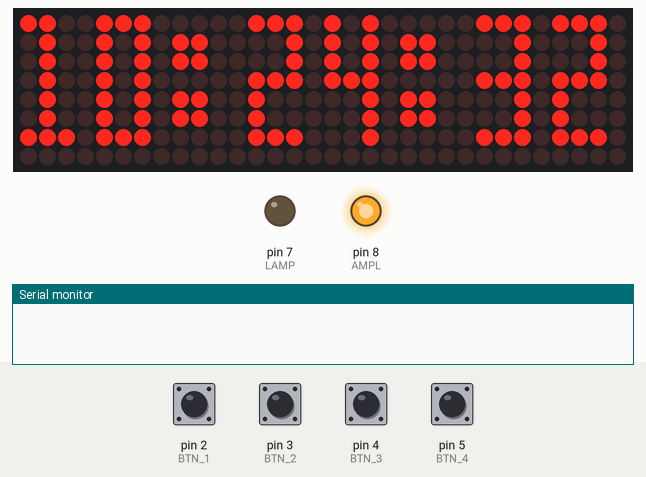
Bench run of a sketch on a simulated Arduino Uno, built with avr-gcc and run on an emulated ATmega328P. On the bench: 32×8 LED matrix, output pins drawn as LEDs (lit = HIGH), the last lines printed to the serial monitor. The inputs (shaded band) are chosen by the test bench; at power-on: pin 2 (BTN_1), pin 3 (BTN_2), pin 4 (BTN_3), pin 5 (BTN_4) HIGH. The local clock reads 2024-03-15 10:24:30 at power-on unless the sketch sets it; EEPROM starts erased.

Above: at 2.2 s.
2.3 s: pin 2 (BTN_1) pulled LOW for 0.15 s
At 3.8 s:
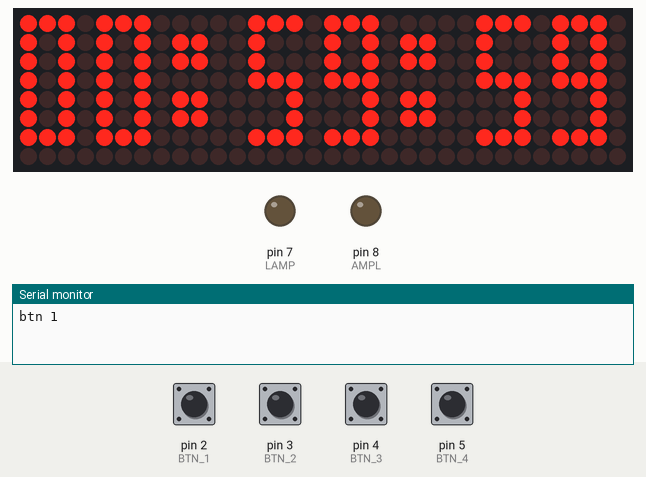
5.4 s: pin 3 (BTN_2) pulled LOW for 0.15 s
At 6.8 s:
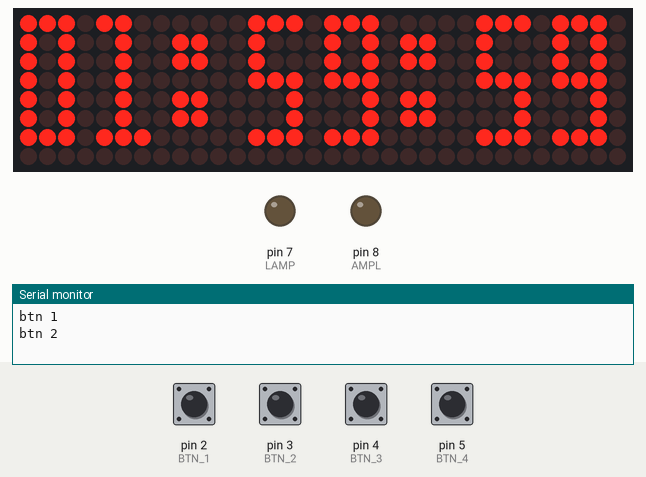
7.5 s: pin 4 (BTN_3) pulled LOW for 0.15 s
At 8.8 s:
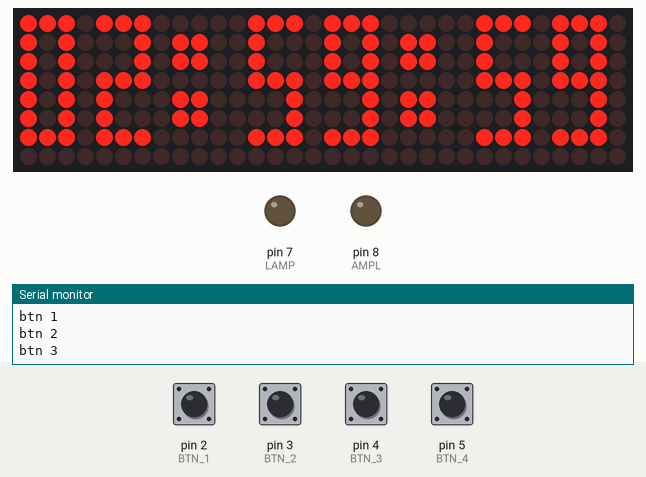
9.6 s: pin 5 (BTN_4) pulled LOW for 0.15 s
At 10.5 s:
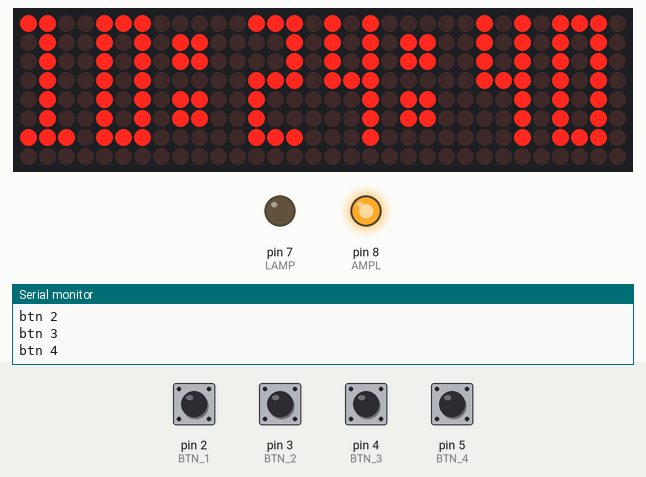
11.6 s: pin 2 (BTN_1) pulled LOW for 1 s
At 12.4 s:
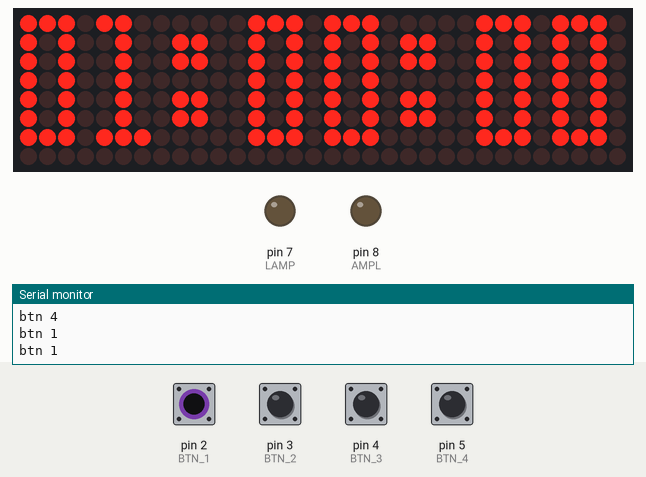
15.6 s: pin 5 (BTN_4) pulled LOW for 1 s
At 16.69 s:
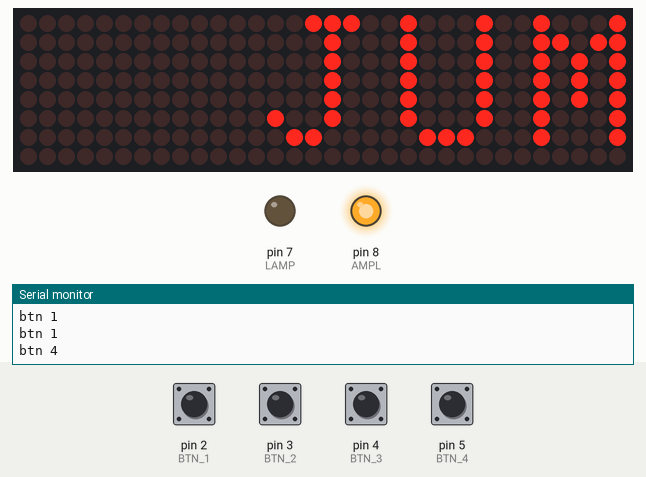
Timing chart, 0 to 18.2 s (numbered marks = the images above; inputs shaded):
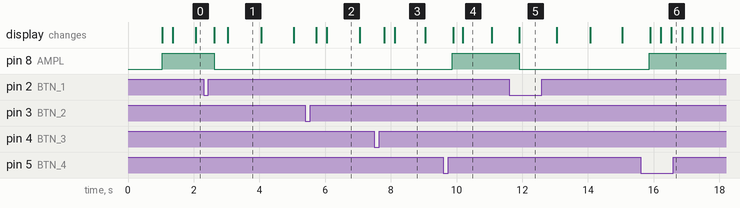

The sketch:

All_Program.ino
```cpp
/*-------------------------
Pengkabelan:

Arduino             Matrix
---------------------------
D11                 DIN
D10                 CLK
D9                  CS(LOAD)

Arduino             Button
D2                  BTN 1
D3                  BTN 2
D4                  BTN 3
D5                  BTN 4

Arduino             Relay
D7                  CH 1
D8                  CH 2

---------------------------*/

#include <Adafruit_GFX.h>
#include <Max72xxPanel.h>
#include "Fonts/Font3x78pt7b.h"

#include <EEPROM.h>

#include <Wire.h>
#include "RTClib.h"

#define BTN_1 2
#define BTN_2 3
#define BTN_3 4
#define BTN_4 5

#define LAMP 7
#define AMPL 8

#define ON 0
#define OFF 1

// RTC
RTC_DS1307 rtc;
DateTime dt;

char bufferText[100];
long clkTime = 0;
boolean stateLoop=0;
char hari[][8] = {"AHAD","SENIN","SELASA","RABU","KAMIS","JUM'AT","SABTU","AHAD"};

// Matrix Display
long period;
int offset=1,refresh=0;
int pinCS = 10; // Connecting the CS pin
int numberOfHorizontalDisplays = 4; // Number of LED matrices by Horizontal
int numberOfVerticalDisplays = 1; // Number of LED matrices per Vertical
Max72xxPanel matrix = Max72xxPanel(pinCS, numberOfHorizontalDisplays, numberOfVerticalDisplays);
int wait = 30; // Running speed
int spacer = 2;
int width = 5 + spacer; // Adjust the distance between the characters

int years   = EEPROM.read(0);
int months  = EEPROM.read(1);
int days    = EEPROM.read(2);
int hours   = EEPROM.read(3);
int minutes = EEPROM.read(4);
int seconds = EEPROM.read(5);

DateTime dt_stop(2000+years, months, days, hours, minutes, seconds);

void setup() {
  delay(1000);
  Serial.begin(115200);

  // setup RtC
  #ifdef AVR
    Wire.begin();
  #else
    Wire1.begin(); // Shield I2C pins connect to alt I2C bus on Arduino Due
  #endif
    rtc.begin();

  //rtc.adjust(DateTime(2022, 6, 5, 21, 38, 0));

  if (! rtc.isrunning()) {
    Serial.println("RTC is NOT running!");
  }

  // button
  pinMode(BTN_1, INPUT_PULLUP);
  pinMode(BTN_2, INPUT_PULLUP);
  pinMode(BTN_3, INPUT_PULLUP);
  pinMode(BTN_4, INPUT_PULLUP);

  // Relay
  pinMode(LAMP, OUTPUT);
  pinMode(AMPL, OUTPUT);

  //Matrix Display
  matrix.setIntensity(1); // Matrix brightness from 0 to 15

  // The initial coordinates of the matrices 8 * 8
  matrix.setRotation(0, 1);        // 1 matrix
  matrix.setRotation(1, 1);        // 2 matrix
  matrix.setRotation(2, 1);        // 3 matrix
  matrix.setRotation(3, 1);        // 4 matrix

  stateLoop = EEPROM.read(6);
}


void loop() {

  if(stateLoop == 0){
    digitalWrite(AMPL, OFF);
    digitalWrite(LAMP, ON);

    DateTime now = rtc.now();
    sprintf(bufferText,"%02d:%02d:%02d",now.hour(),now.minute(),now.second());
    TeksStatis(bufferText);

    if(millis()-clkTime > 15000) {  //Every 15 seconds, tampilkan tanggal
      sprintf(bufferText,"%s %02d-%02d-%02d",hari[now.dayOfWeek()],now.day(),now.month(),now.year());
      TeksBerjalan (bufferText);
      clkTime = millis();
    }
  }else if(stateLoop == 1){
    Booking();
  }
  Opsi();
}

int tombol(){
  int button_1 = digitalRead(BTN_1);
  int button_2 = digitalRead(BTN_2);
  int button_3 = digitalRead(BTN_3);
  int button_4 = digitalRead(BTN_4);

  if(button_1 == 0){
    delay(250);
    Serial.println("btn 1");
    return 1;
  }
  else if(button_2 == 0){
    delay(250);
    Serial.println("btn 2");
    return 2;
  }
  else if(button_3 == 0){
    delay(250);
    Serial.println("btn 3");
    return 3;
  }
  else if(button_4 == 0){
    delay(250);
    Serial.println("btn 4");
    return 4;
  }
  else {
    return 0;
  }
}

void simpan(){
  EEPROM.write(0, dt_stop.year()-2000); //addres year
  EEPROM.write(1, dt_stop.month());     //addres month
  EEPROM.write(2, dt_stop.day());       //addres day
  EEPROM.write(3, dt_stop.hour());      //addres hour
  EEPROM.write(4, dt_stop.minute());    //addres minute
  EEPROM.write(5, dt_stop.second());    //addres second
  EEPROM.write(6, 1);                   //stateLoop
}

void Opsi(){
  int opsi = tombol();
  if(opsi == 1){
    // pesan 2 jam
    stateLoop = 1;
    DateTime now = rtc.now();
    dt_stop = now + TimeSpan(0, 1, 0, 0);
    simpan();
  }else if(opsi == 2){
    // pesan 2 jam
    stateLoop = 1;
    DateTime now = rtc.now();
    dt_stop = now + TimeSpan(0, 2, 0, 0);
    simpan();
  }else if(opsi == 3){
    // pesan 2 jam
    stateLoop = 1;
    DateTime now = rtc.now();
    dt_stop = now + TimeSpan(0, 3, 0, 0);
    simpan();
  }else if(opsi == 4){
    stateLoop = 0;
    EEPROM.write(6, 0);

  }

}

void Booking(){

  DateTime now = rtc.now();

  TimeSpan count = dt_stop - now;

  sprintf(bufferText,"%02d:%02d:%02d",count.hours(),count.minutes(),count.seconds());
  TeksStatis(bufferText);
  if (count.hours() == 0 && count.minutes() == 5 && count.seconds() <= 5){
   digitalWrite(LAMP, OFF);
   digitalWrite(AMPL, ON);
  }else{
   digitalWrite(LAMP, ON);
   digitalWrite(AMPL, ON);
  }
  if (count.hours() <= 0 && count.minutes() <= 0 && count.seconds() <= 0){
   digitalWrite(AMPL, OFF);
   digitalWrite(LAMP, ON);
   stateLoop = 0;
  }
}

//-----------------------------------------------------
//Membuat Format Teks Statis

void TeksStatis(String text){

  matrix.fillScreen(LOW);

  // Setting font untuk jam
  spacer = 2;
  width = 3 + spacer;
  matrix.setFont(&Font3x78pt7b);

  for (int i=0; i<text.length(); i++){

  int letter =(matrix.width())- i * (width-1);
  int x = (matrix.width() +0) -letter;
  int y = 11; // Set posisi vertikal font kadang suka terlalu atas atau terlalu bawah
  matrix.drawChar(x, y, text[i], HIGH, LOW, 1);

  matrix.write(); // Tampilkan

  }

}


// =======================================================================
void TeksBerjalan (String text){

  // Setting font untuk jam

  spacer = 2;
  width = 5 + spacer;
  matrix.setFont(); // Reset font to default

  for ( int i = 0 ; i < width * text.length() + matrix.width() - 1 - spacer; i++ ) {
    if (refresh==1) i=0;
    refresh=0;
    matrix.fillScreen(LOW);
    int letter = i / width;
    int x = (matrix.width() - 1) - i % width;
    int y = (matrix.height() - 8) / 2; // Center text on Vertical

    while ( x + width - spacer >= 0 && letter >= 0 ) {
      if ( letter < text.length() ) {
        matrix.drawChar(x, y, text[letter], HIGH, LOW, 1);
      }
      letter--;
      x -= width;
    }
  matrix.write(); // Display
  delay(wait);
  }
}
```

Source omitted: Font3x78pt7b.h (data table, 7152 bytes)

Measured:
- after the input at 2.3 s, pin 8 (AMPL): HIGH → LOW after 0.33 s
- after the input at 9.6 s, pin 8 (AMPL): LOW → HIGH after 0.26 s
- after the input at 11.6 s, pin 8 (AMPL): HIGH → LOW after 0.31 s
- after the input at 15.6 s, pin 8 (AMPL): LOW → HIGH after 0.27 s; the display: first changes after 0.30 s (image 6 shows a later state)
- what the display in image 1 shows lasts 1.1 s, from 3.0 s to 4.1 s
- what the display in image 3 shows lasts 0.9 s, from 8.1 s to 9.0 s
